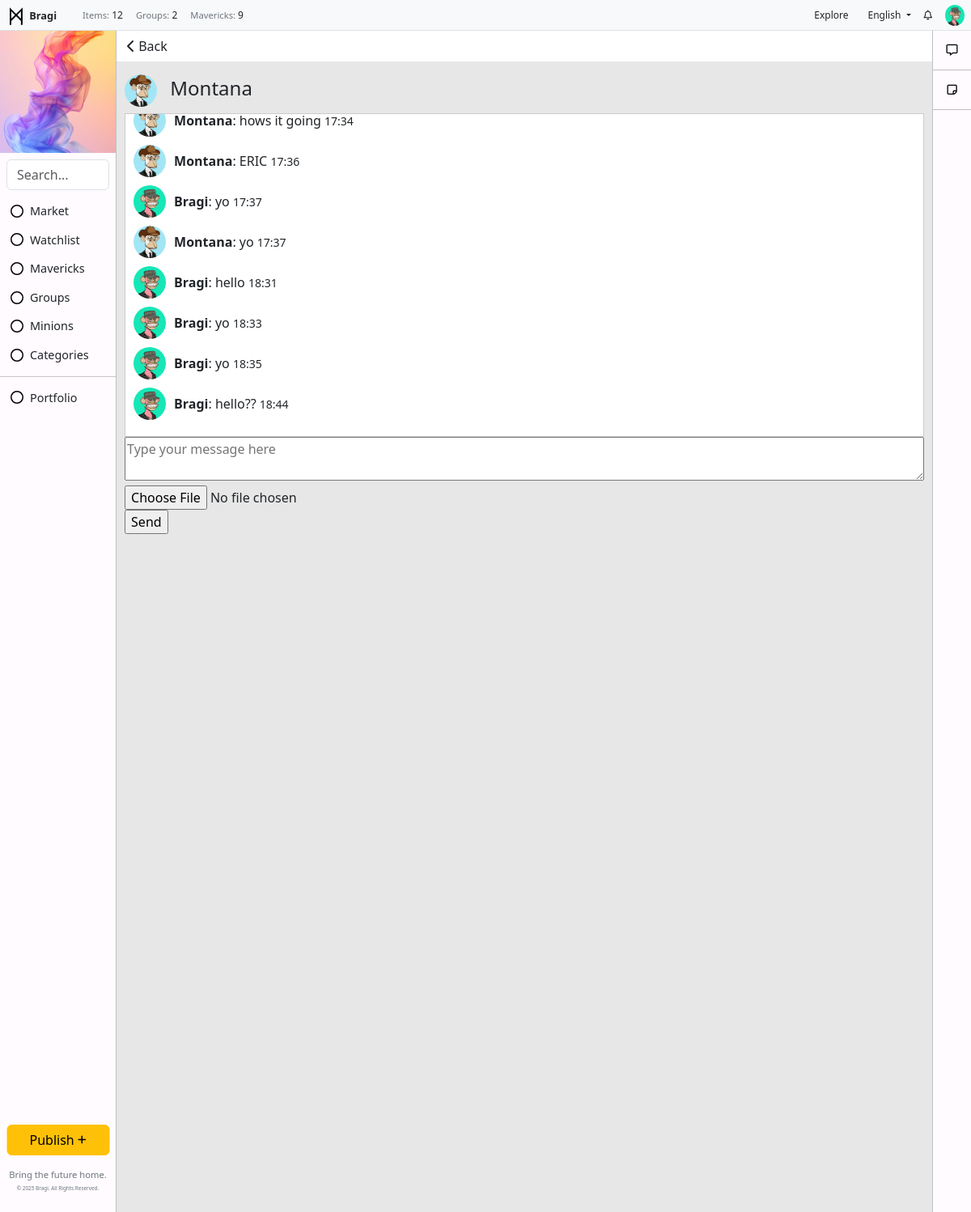
The page /chat/2/ (signed in) on the database its author committed.
### users/models.py (models this page shows, shortened)
class UserProfile(models.Model):
    user = models.OneToOneField(User, on_delete=models.CASCADE)
    bio = models.TextField(blank=True, null=True)  # Bio field
    profile_picture = models.ImageField(upload_to='profile_pictures/', null=True, blank=True)  # Profile picture
    location = models.CharField(max_length=255, blank=True, null=True)  # New location field

### toolbar/models.py (models this page shows, shortened)
class ToolbarAd(models.Model):  # Separate model for the toolbar's external image
    name = models.CharField(max_length=100, blank=True, null=True)
    alt_text = models.CharField(max_length=200, blank=True, null=True)  # Alt text for the image
    image = models.ImageField(upload_to='toolbar_images/', blank=True, null=True)  # Image upload field
    url = models.URLField(max_length=200, blank=True, null=True)  # Use URLField for link
    visible = models.BooleanField(default=True)

class ToolbarItem(models.Model):
    icon = models.FileField(upload_to='toolbar_images/', blank=True, null=True)  # Image upload field
    name = models.CharField(max_length=100)
    url = models.CharField(max_length=200, blank=True, null=True)
    order = models.IntegerField(default=0)
    visible = models.BooleanField(default=True)
    class Meta:
        ordering = ['order']

class UsersItem(models.Model):
    name = models.CharField(max_length=255)
    icon = models.FileField(upload_to='toolbar_images/', blank=True, null=True)  # Image upload field
    description = models.TextField(blank=True, null=True)
    visible = models.BooleanField(default=True)

### chat/models.py (models this page shows, shortened)
class Message(models.Model):
    thread = models.ForeignKey(ChatThread, related_name="messages", on_delete=models.CASCADE)
    sender = models.ForeignKey(User, on_delete=models.CASCADE)
    content = models.TextField()
    timestamp = models.DateTimeField(auto_now_add=True)
    read = models.BooleanField(default=False)
    file = models.FileField(upload_to="chat_files/", null=True, blank=True)

### chat/views.py (the view)
# urls.py: path('<int:user_id>/', views.chat_thread, name='chat_thread'),
@login_required
def chat_thread(request, user_id):
    other_user = get_object_or_404(User, id=user_id)
    if not Follow.objects.filter(follower=request.user, followed=other_user).exists():
        return redirect("communication_center")
    thread, created = ChatThread.objects.get_or_create(
        user1=min(request.user, other_user, key=lambda x: x.id),
        user2=max(request.user, other_user, key=lambda x: x.id)
    )
    messages = Message.objects.filter(thread=thread).order_by('-timestamp')[:20]
    messages = reversed(messages)  # Display them in ascending order in the template
    other_user_profile_picture = other_user.userprofile.profile_picture.url if other_user.userprofile.profile_picture else None
    return render(request, "chat/chat_thread.html", {
        "thread_id": thread.id,
        "other_user": other_user,
        "messages": messages,
        "other_user_profile_picture": other_user_profile_picture,
    })

### backend/context_processors.py (called while the page is built)
def published_posts_count(request):
    count = Post.objects.filter(status='published').count()
    return {'published_posts_count': count}

def toolbar_items(request):
    return {
        'toolbar_items': ToolbarItem.objects.filter(visible=True),
        'toolbar_ad': ToolbarAd.objects.filter(visible=True).first(),
        'toolbar_user_items': UsersItem.objects.filter(visible=True),  # Plural name for consistency
    }

def group_count(request):
    return {'group_count': Group.objects.count()}

def combined_count(request):
    mavericks_count = Maverick.objects.count()
    users_count = User.objects.count()
    combined_count = mavericks_count + users_count
    return {
        'combined_count': combined_count
    }

### chat/templates/chat/chat_thread.html (shortened to what this page needs)
{% extends "base.html" %}
{% block content %}
<div class="text-left" style="position: sticky; top: 0; margin: 0; padding: 0; background-color: #ffffff; border-bottom: 1px solid var(--navbar-border-color);">
    <button onclick="window.history.back();" class="btn">
        <i class="fa-solid fa-chevron-left"></i> Back
    </button>
</div>
<div style="padding: 16px 1%;">
    <h4>
        <img src="{{ other_user.userprofile.profile_picture.url|default:'/static/img/default_profile_picture.png' }}"
        alt="{{ other_user.username }}'s profile picture"
        style="width: 40px; height: 40px; border-radius: 50%; margin-right: 10px;">
        {{ other_user.username }}
    </h4>
    <div id="chat-history" style="height: 400px; overflow-y: auto; border: 1px solid #ccc; padding: 10px; background-color: white;">
        {% for message in messages %}
            <div style="margin-bottom: 10px;">
                <div style="display: flex; align-items: center;">
                    <img src="{{ message.sender.userprofile.profile_picture.url|default:'/static/img/default_profile_picture.png' }}"
                         alt="{{ message.sender.username }}'s profile picture"
                         style="width: 40px; height: 40px; border-radius: 50%; margin-right: 10px;">
                    <div>
                        <strong>{{ message.sender.username }}</strong>: {{ message.content }}
                        <small>{{ message.timestamp|date:"H:i" }}</small>
                    </div>
                </div>
            </div>
        {% endfor %}
    </div>
    <textarea id="chat-message-input" style="width: 100%;" placeholder="Type your message here"></textarea><br>
    <input type="file" id="chat-file-input" style="width: 100%;" />
    <input id="chat-message-submit" type="button" value="Send">
</div>
{% endblock %}

### templates/base.html (shortened to what this page needs)
{% load static %}
<!DOCTYPE html>
<html lang="en">
<head>
    <link href="https://cdn.jsdelivr.net/npm/bootstrap@5.3.0-alpha1/dist/css/bootstrap.min.css" rel="stylesheet">
    <link rel="stylesheet" href="https://cdnjs.cloudflare.com/ajax/libs/font-awesome/6.0.0-beta3/css/all.min.css">
    <link rel="stylesheet" href="{% static 'css/styles.css' %}">
</head>
<body>
    {% if user.is_authenticated %}
    <div class="container-fluid">
        <div class="row fixed-top px-2 py-0 bg-light border-bottom" style="height: 38px; z-index: 1000;">
            <div class="col-auto d-flex align-items-center">
                <a href="/" class="text-decoration-none">
                    <img src="{% static 'img/logo.svg' %}" alt="Icon" style="width: 24px; height: 24px; color: #000000;">
                    <span class="fw-semibold text-dark m-0" style="font-size: .8rem;">Bragi</span>
                </a>
            </div>
            <div class="col d-flex align-items-center">
                <ul class="navbar-nav d-flex flex-row m-0" style="font-size: 0.75rem;">
                    <li class="nav-item mx-2">
                        <p class="m-0"> <span class="text-secondary" style="font-size: .7rem;">Items:</span> {{ published_posts_count }}</p>
                    </li>
                    <li class="nav-item mx-2">
                        <p class="m-0"> <span class="text-secondary" style="font-size: .7rem;">Groups:</span> {{ group_count }}</p>
                    </li>
                    <li class="nav-item mx-2">
                        <p class="m-0"> <span class="text-secondary" style="font-size: .7rem;">Mavericks:</span> {{ combined_count }}</p>
                    </li>
                </ul>
            </div>
            <div class="col d-flex justify-content-end align-items-center" style="height: 38px;">
                <ul class="navbar-nav d-flex flex-row m-0 align-items-center">
                    <li class="nav-item mx-2">
                        <a href="/" class="nav-link btn btn-warning py-1 px-2" style="font-size: 0.75rem;">Explore</a>
                    </li>
                    <li class="nav-item dropdown mx-2">
                        <a class="nav-link dropdown-toggle" id="dropdownMenuLink" role="button" data-bs-toggle="dropdown" aria-expanded="false" style="font-size: 0.75rem;">
                            English
                        </a>
                    </li>
                    <li class="nav-item mx-2">
                        <a href="{% url 'notifications_list' %}" class="nav-link text-decoration-none" style="color: inherit; text-decoration: none; font-size: 0.75rem;">
                            <i class="fa-regular fa-bell"></i>
                        </a>
                    </li>
                    <li class="nav-item dropdown" style="margin-left: 8px;">
                        <a href="#" class="nav-link" id="dropdownUser2" role="button" data-bs-toggle="dropdown" aria-expanded="false" style="padding: 3px 0;">
                            {% if request.user.is_authenticated and request.user.userprofile.profile_picture %}
                                <img src="{{ request.user.userprofile.profile_picture.url }}" alt="Profile Picture" class="rounded-circle" style="width: 24px; height: auto; object-fit: cover;">
                            {% else %}
                                <i class="fas fa-user-circle" style="width: 24px; height: 24px; object-fit: cover;"></i>
                            {% endif %}
                        </a>
                    </li>
                </ul>
            </div>
        </div>
            <div class="row" style="margin-top: 38px; position: relative; display: flex; height: 100vh;">
                <div class="col-auto" style="position: fixed; top: 38px; left: 0; bottom: 0; width: 144px; background-color: #FFFBFF; border-right: 1px solid #C2BFC2; margin: 0; padding: 0;">
                    {% if toolbar_ad %}
                    <div  style="display: flex; justify-content: center; align-items: center; overflow: hidden;">
                        {% if toolbar_ad.image %}
                            <a href="{{ toolbar_ad.url }}" target="_blank">
                                <img src="{{ toolbar_ad.image.url }}" alt="{{ toolbar_ad.alt_text }}">
                            </a>
                        {% else %}
                            <p>No toolbar image available.</p>
                        {% endif %}
                    </div>
                    {% else %}
                        <p>No toolbar ad found.</p>
                    {% endif %}
                    <form class="search-form m-2" method="get" action="{% url 'post_list' %}">
                        <input class="form-control" type="search" name="q" placeholder="Search..." aria-label="Search" value="{{ query|default:'' }}">
                    </form>
                    <ul class="list-unstyled">
                        <li class="nav-item">
                            <ul class="list-unstyled">
                                {% for item in toolbar_items %}
                                    {% if item.visible %}
                                        <li class="nav-item">
                                            <a href="{{ item.url }}" class="btn btn-toggle align-items-center" style="display: flex; align-items: center;">
                                                {% if item.icon %}
                                                <img src="{{ item.icon.url }}" alt="{{ item.name }} icon" class="icon-class" style="width: 16px; height: 16px; margin-right: 8px;">
                                                {% endif %}
                                                <span class="" style="font-size: .9rem;">{{ item.name }}</span>
                                            </a>
                                        </li>
                                    {% endif %}
                                {% endfor %}
                            </ul>
                        </li>
                        <li><hr class="my-2"></li>
                        <li class="nav-item">
                            <ul class="list-unstyled">
                                {% for toolbar_user_item in toolbar_user_items %}
                                    <li class="nav-item" style="text-decoration: none;">
                                        <a class="btn btn-toggle align-items-center" style="text-decoration: none; display: flex; align-items: center;" type="button" data-bs-toggle="collapse" data-bs-target="#collapse-{{ toolbar_user_item.id }}" aria-expanded="false" aria-controls="collapse-{{ toolbar_user_item.id }}">
                                            {% if toolbar_user_item.icon %}
                                                <img src="{{ toolbar_user_item.icon.url }}" alt="{{ toolbar_user_item.name }} icon" class="icon-class" style="width: 16px; height: 16px; margin-right: 8px;">
                                            {% endif %}
                                            <span class="" style="font-size: .9rem;">{{ toolbar_user_item.name }}</span>
                                        </a>
                                    </li>
                                {% endfor %}
                            </ul>
                        </li>
                    </ul>
                    <ul class="navbar-nav position-absolute bottom-0 start-50 translate-middle-x w-100 p-2">
                        <li class="nav-item mb-3">
                            <a href="{% url 'post_create' %}" class="btn btn-warning w-100">Publish <i class="fas fa-plus fa-xs"></i></a>
                        </li>
                        <li class="nav-item">
                            <p class="mb-0 text-center" style="font-size: 0.7rem; line-height: 1.5; color: #6c757d;">
                                Bring the future home.
                            </p>
                            <p class="text-center mt-1" style="color: #6c757d; font-size: 0.4rem;">
                                &copy; {% now "Y" %} Bragi. All Rights Reserved.
                            </p>
                        </li>
                    </ul>
                </div>
                <div class="col" style="padding: 0; margin-left: 144px; margin-right: 48px; background:rgb(231, 231, 231)">
                        {% block content %}{% endblock %}
                </div>
                <div class="col-auto" style="position: fixed; top: 38px; right: 0; bottom: 0; width: 48px; background-color: #FFFBFF; border-left: 1px solid #C2BFC2; margin: 0; padding: 0;">
                    <ul class="nav nav-flush flex-column text-center">
                        <li class="nav-item" style="border-bottom: 1px solid #C2BFC2; margin: 0; padding: 12px; ">
                            <a href="{% url 'communication_center' %}" style="color: #000000; margin: 0; padding: 0;" aria-current="page" title="Communication Center" data-bs-toggle="tooltip" data-bs-placement="right">
                                <i class="fa-regular fa-message fa-sm"></i>
                            </a>
                        </li>
                        <li class="nav-item" style="border-bottom: 1px solid #C2BFC2; margin: 0; padding: 12px; ">
                            <a href="{% url 'draft_posts' %}" style="color: #000000; margin: 0; padding: 0;" aria-current="page" title="Drafts" data-bs-toggle="tooltip" data-bs-placement="right">
                                <i class="fa-regular fa-note-sticky fa-sm"></i>
                            </a>
                        </li>
                    </ul>
                </div>
            </div>
    </div>
    {% endif %}
</body>
</html>

### static/css/styles.css (style rules this page uses)
.mb-3 { margin-bottom: 20px; }

### rows shown on the page
ToolbarAd: image (picture)
ToolbarItem: icon (picture), name "Market"
ToolbarItem: icon (picture), name "Watchlist"
ToolbarItem: icon (picture), name "Mavericks"
ToolbarItem: icon (picture), name "Groups"
ToolbarItem: icon (picture), name "Minions"
ToolbarItem: icon (picture), name "Categories"
UsersItem: icon (picture), name "Portfolio"
Message: sender.userprofile.profile_picture (picture), sender.username "Montana", content "hows it going", timestamp "17:34"
Message: sender.userprofile.profile_picture (picture), sender.username "Montana", content "ERIC", timestamp "17:36"
Message: sender.userprofile.profile_picture (picture), sender.username "Bragi", content "yo", timestamp "17:37"
Message: sender.userprofile.profile_picture (picture), sender.username "Montana", content "yo", timestamp "17:37"
Message: sender.userprofile.profile_picture (picture), sender.username "Bragi", content "hello", timestamp "18:31"
Message: sender.userprofile.profile_picture (picture), sender.username "Bragi", content "yo", timestamp "18:33"
Message: sender.userprofile.profile_picture (picture), sender.username "Bragi", content "yo", timestamp "18:35"
Message: sender.userprofile.profile_picture (picture), sender.username "Bragi", content "hello??", timestamp "18:44"

### other values the page prints
{{ published_posts_count }} "12"
{{ group_count }} "2"
{{ combined_count }} "9"
{{ other_user.username }} "Montana"
